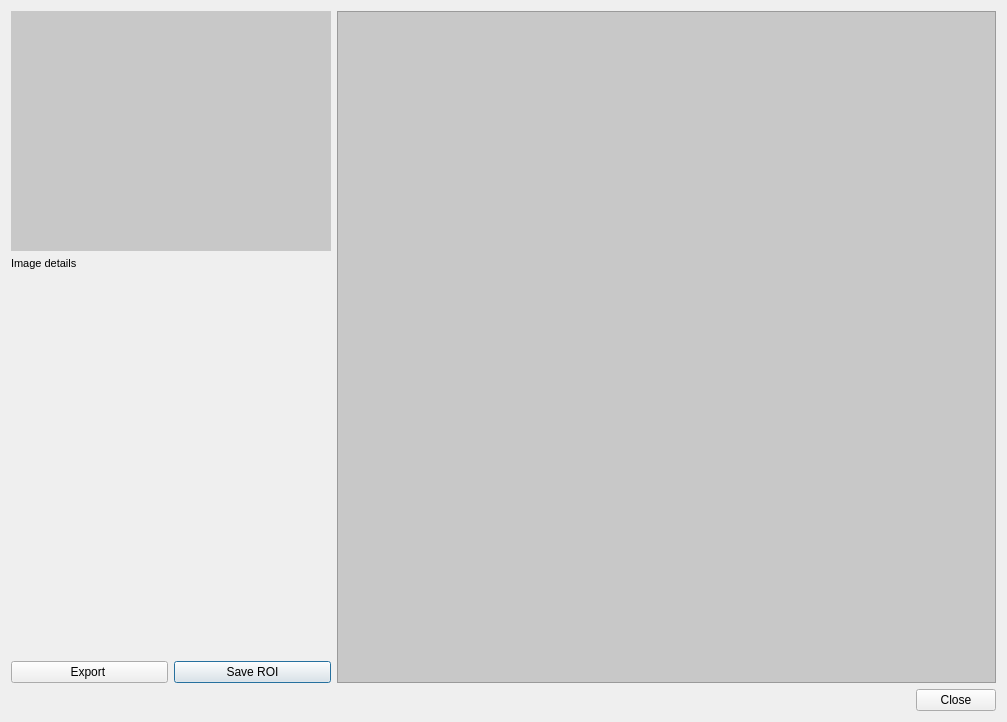
<?xml version="1.0" encoding="UTF-8"?>
<ui version="4.0">
 <class>RoiDialog</class>
 <widget class="QDialog" name="RoiDialog">
  <property name="geometry">
   <rect>
    <x>0</x>
    <y>0</y>
    <width>1007</width>
    <height>722</height>
   </rect>
  </property>
  <property name="windowTitle">
   <string>Selection explore</string>
  </property>
  <property name="sizeGripEnabled">
   <bool>false</bool>
  </property>
  <layout class="QGridLayout" name="gridLayout">
   <item row="0" column="2" rowspan="5" colspan="2">
    <widget class="QTableWidget" name="tableWidget">
     <property name="sizePolicy">
      <sizepolicy hsizetype="Expanding" vsizetype="Expanding">
       <horstretch>2</horstretch>
       <verstretch>0</verstretch>
      </sizepolicy>
     </property>
     <property name="styleSheet">
      <string notr="true">QTableWidget {
    font-size: 10pt;
	background-color: rgb(200, 200, 200);
	alternate-background-color: rgb(150, 150, 150);
	color: rgb(90, 106, 162);
}

QHeaderView::section {
    background-color: rgb(70,70, 70);
	color: rgb(255, 255, 255);

}</string>
     </property>
     <property name="alternatingRowColors">
      <bool>true</bool>
     </property>
     <property name="rowCount">
      <number>0</number>
     </property>
     <property name="columnCount">
      <number>0</number>
     </property>
    </widget>
   </item>
   <item row="1" column="0" colspan="2">
    <widget class="QLabel" name="roiDetails">
     <property name="sizePolicy">
      <sizepolicy hsizetype="Preferred" vsizetype="Fixed">
       <horstretch>0</horstretch>
       <verstretch>0</verstretch>
      </sizepolicy>
     </property>
     <property name="font">
      <font>
       <pointsize>8</pointsize>
       <weight>50</weight>
       <bold>false</bold>
      </font>
     </property>
     <property name="text">
      <string>Image details</string>
     </property>
     <property name="alignment">
      <set>Qt::AlignLeading|Qt::AlignLeft|Qt::AlignTop</set>
     </property>
    </widget>
   </item>
   <item row="5" column="2">
    <spacer name="horizontalSpacer_2">
     <property name="orientation">
      <enum>Qt::Horizontal</enum>
     </property>
     <property name="sizeHint" stdset="0">
      <size>
       <width>553</width>
       <height>20</height>
      </size>
     </property>
    </spacer>
   </item>
   <item row="4" column="1">
    <widget class="QPushButton" name="saveROI">
     <property name="text">
      <string>Save ROI</string>
     </property>
    </widget>
   </item>
   <item row="4" column="0">
    <widget class="QPushButton" name="pushButton">
     <property name="sizePolicy">
      <sizepolicy hsizetype="Minimum" vsizetype="Fixed">
       <horstretch>0</horstretch>
       <verstretch>0</verstretch>
      </sizepolicy>
     </property>
     <property name="text">
      <string>Export </string>
     </property>
    </widget>
   </item>
   <item row="5" column="3">
    <widget class="QDialogButtonBox" name="buttonBox">
     <property name="enabled">
      <bool>true</bool>
     </property>
     <property name="orientation">
      <enum>Qt::Horizontal</enum>
     </property>
     <property name="standardButtons">
      <set>QDialogButtonBox::Close</set>
     </property>
     <property name="centerButtons">
      <bool>false</bool>
     </property>
    </widget>
   </item>
   <item row="2" column="0" colspan="2">
    <widget class="QLabel" name="roiHistogramLabel">
     <property name="sizePolicy">
      <sizepolicy hsizetype="Preferred" vsizetype="Preferred">
       <horstretch>0</horstretch>
       <verstretch>0</verstretch>
      </sizepolicy>
     </property>
     <property name="minimumSize">
      <size>
       <width>0</width>
       <height>0</height>
      </size>
     </property>
     <property name="maximumSize">
      <size>
       <width>16777215</width>
       <height>100</height>
      </size>
     </property>
     <property name="text">
      <string/>
     </property>
    </widget>
   </item>
   <item row="0" column="0" colspan="2">
    <widget class="QLabel" name="label">
     <property name="minimumSize">
      <size>
       <width>320</width>
       <height>240</height>
      </size>
     </property>
     <property name="styleSheet">
      <string notr="true">QLabel{
	background-color: rgb(200, 200, 200);
}</string>
     </property>
     <property name="text">
      <string/>
     </property>
    </widget>
   </item>
   <item row="3" column="0">
    <spacer name="verticalSpacer">
     <property name="orientation">
      <enum>Qt::Vertical</enum>
     </property>
     <property name="sizeHint" stdset="0">
      <size>
       <width>20</width>
       <height>40</height>
      </size>
     </property>
    </spacer>
   </item>
  </layout>
 </widget>
 <resources/>
 <connections>
  <connection>
   <sender>buttonBox</sender>
   <signal>accepted()</signal>
   <receiver>RoiDialog</receiver>
   <slot>accept()</slot>
   <hints>
    <hint type="sourcelabel">
     <x>248</x>
     <y>254</y>
    </hint>
    <hint type="destinationlabel">
     <x>157</x>
     <y>274</y>
    </hint>
   </hints>
  </connection>
  <connection>
   <sender>buttonBox</sender>
   <signal>rejected()</signal>
   <receiver>RoiDialog</receiver>
   <slot>accept()</slot>
   <hints>
    <hint type="sourcelabel">
     <x>316</x>
     <y>260</y>
    </hint>
    <hint type="destinationlabel">
     <x>286</x>
     <y>274</y>
    </hint>
   </hints>
  </connection>
 </connections>
</ui>
